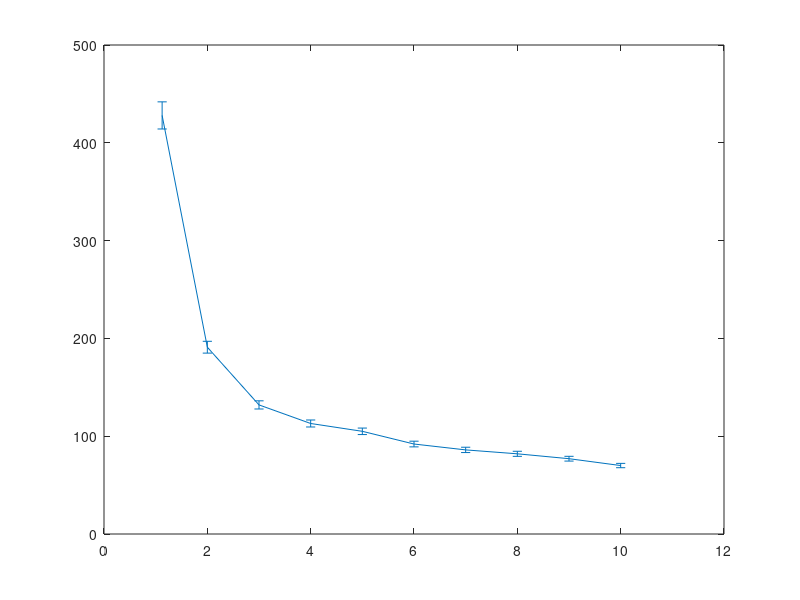

Here is the MATLAB script that generated this plot: (Note: this script raises an error after producing the figure.)
clear all;
close all;
clc;

vin=[1.125 2 3 4 5 6 7 8 9 10];
sigma=[428 191 132 113 105 92 86 82 77 70];
err=[1/sqrt(952)*sigma(1) 1/sqrt(1000)*sigma(2) 1/sqrt(999)*sigma(3) ...
    1/sqrt(1000)*sigma(4) 1/sqrt(1000)*sigma(5) 1/sqrt(1000)*sigma(6) ...
    1/sqrt(1000)*sigma(7) 1/sqrt(1000)*sigma(8) 1/sqrt(1000)*sigma(9) 1/sqrt(1000)*sigma(10)];

fitfun=@(A,x)sqrt(A(1)*x.^(-2)+A(2));
xf0=[0.9,140];
A=lsqcurvefit(fitfun,xf0,vin,sigma);

%plot(vin,sigma,'r*');
E1=errorbar(vin,sigma,err);
set(E1,'LineStyle', 'none ','Color', 'r','LineWidth', 3, 'Marker', '*', 'MarkerSize', 8, ...
         'MarkerEdgeColor', [.2 .2 .2], 'MarkerFaceColor' , [0,1,1]);
xlabel('input(mV)');
ylabel('jitter rms(ps)');
grid on
hold on

times = linspace(vin(1),vin(end));
plot(times,fitfun(A,times),'b--','LineWidth', 2)
hold on

simin=[1.125 2 6 8];
simsig=[517 411 276 255];
simerr=[1/sqrt(40)*simsig(1) 1/sqrt(40)*simsig(2) 1/sqrt(40)*simsig(3) 1/sqrt(40)*simsig(4)];
E2=errorbar(simin,simsig,simerr);
set(E2,'LineStyle', 'none ','Color', 'g','LineWidth', 3, 'Marker', '.', 'MarkerSize', 8, ...
         'MarkerEdgeColor', [.2 .2 .2], 'MarkerFaceColor' , [0,1,1]);
legend('measurement data','measured data fitting','simualtion data');
title('Board 4 T1V timing performance');
